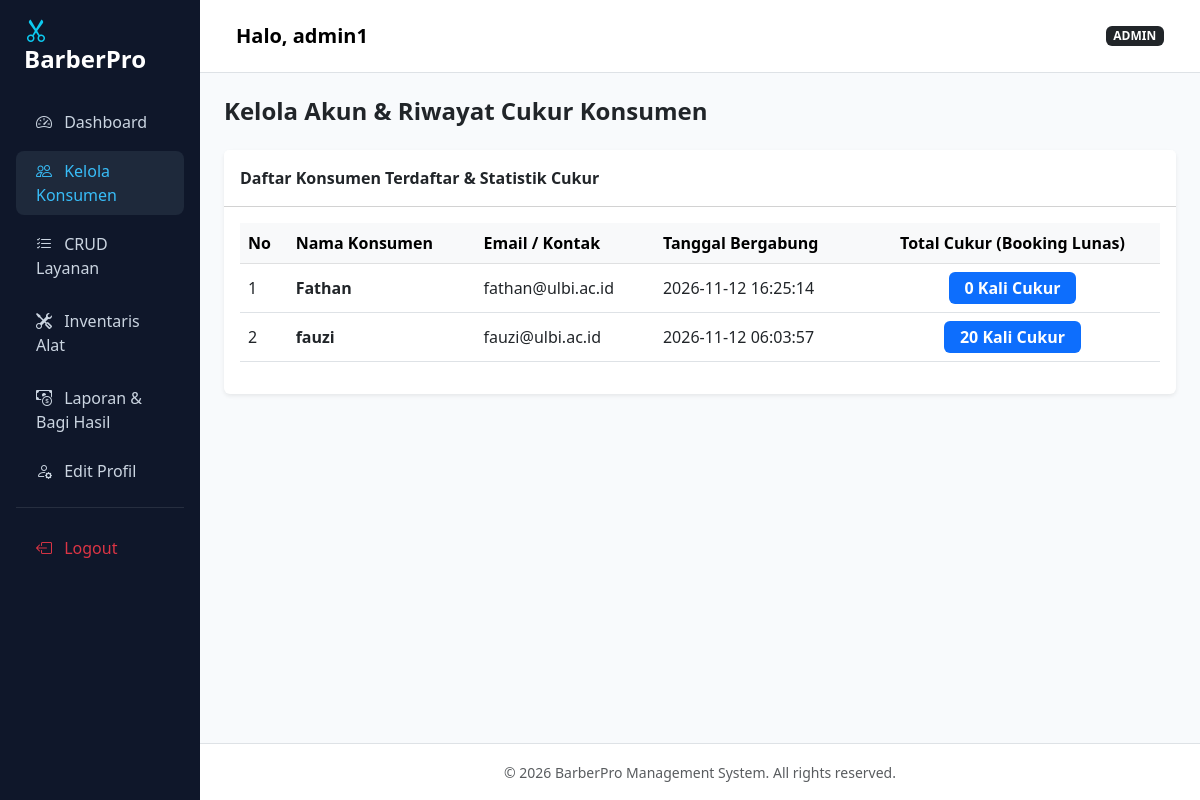
The app's page /admin/konsumen.php (signed in) with its own data.
### tables this page shows
CREATE TABLE IF NOT EXISTS `users` (
  `id` int NOT NULL AUTO_INCREMENT,
  `nama` varchar(100) DEFAULT NULL,
  `email` varchar(100) DEFAULT NULL,
  `password` varchar(255) DEFAULT '',
  `role` enum('admin','konsumen') NOT NULL DEFAULT 'konsumen',
  `created_at` timestamp NOT NULL DEFAULT (now()) ON UPDATE CURRENT_TIMESTAMP,
  `foto` varchar(255) DEFAULT NULL,
  PRIMARY KEY (`id`)
);

### admin/konsumen.php (the view, shortened to what this page needs)
<?php
require '../config/koneksi.php';
include '../includes/header.php';
include '../includes/sidebar.php';
?>
<div class="d-flex justify-content-between align-items-center mb-4">
    <h4 class="fw-bold mb-0">Kelola Akun & Riwayat Cukur Konsumen</h4>
</div>
<div class="card border-0 shadow-sm">
    <div class="card-header bg-white py-3">
        <span class="fw-bold">Daftar Konsumen Terdaftar & Statistik Cukur</span>
    </div>
    <div class="card-body">
        <table class="table table-hover align-middle">
            <thead class="table-light">
                <tr>
                    <th>No</th>
                    <th>Nama Konsumen</th>
                    <th>Email / Kontak</th>
                    <th>Tanggal Bergabung</th>
                    <th class="text-center">Total Cukur (Booking Lunas)</th>
                </tr>
            </thead>
            <tbody>
                <?php
                $q_konsumen = mysqli_query($conn, "
                    SELECT u.*,
                    (SELECT COUNT(t.id) FROM transaksi t WHERE t.user_id = u.id AND t.status_bayar = 'Lunas') AS total_cukur
                    FROM users u
                    WHERE u.role = 'konsumen'
                    ORDER BY u.id DESC
                ");
                if (mysqli_num_rows($q_konsumen) == 0):
                ?>
                    <tr><td colspan="5" class="text-center text-muted py-4">Belum ada akun konsumen yang terdaftar.</td></tr>
                <?php else:
                    $no = 1;
                    while ($k = mysqli_fetch_assoc($q_konsumen)):
                ?>
                    <tr>
                        <td><?= $no++; ?></td>
                        <td class="fw-semibold"><?= htmlspecialchars($k['nama']); ?></td>
                        <td><?= htmlspecialchars($k['email']); ?></td>
                        <td><?= isset($k['created_at']) ? $k['created_at'] : '-'; ?></td>
                        <td class="text-center">
                            <span class="badge bg-primary px-3 py-2 fs-6">
                                <?= $k['total_cukur']; ?> Kali Cukur
                            </span>
                        </td>
                    </tr>
                <?php endwhile; endif; ?>
            </tbody>
        </table>
    </div>
</div>
<?php include '../includes/footer.php'; ?>

### includes/header.php (style rules this page uses)
body { background-color: #f8fafc; font-family: 'Segoe UI', Tahoma, Geneva, Verdana, sans-serif; }

### records on screen
users: nama "Fathan", email "fathan@ulbi.ac.id", created_at "2026-11-12 16:25:14", total_cukur "0"
users: nama "fauzi", email "fauzi@ulbi.ac.id", created_at "2026-11-12 06:03:57", total_cukur "20"

### other values on screen
$_SESSION['nama'] "admin1"
$_SESSION['role'] "ADMIN"
